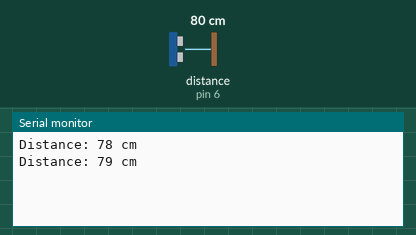
Simulated run of this sketch. Board: Arduino Uno, built with avr-gcc and run on an emulated ATmega328P. On the bench: the last lines printed to the serial monitor. Wiring (inferred from the names in the program): ultrasonic range finder: trigger pin 7; echo pin 6. Inputs (shaded band) come from the test bench; at power-on: distance to the obstacle (sensor on pin 6) 80 cm. The echo pulse lasts 58.3 µs per cm.

Above: at 1.8 s.
1.9 s: distance to the obstacle (sensor on pin 6) set to 2 cm
At 2.3 s:
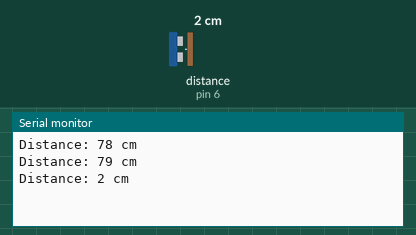
3.4 s: distance to the obstacle (sensor on pin 6) set to 4 cm
At 4.8 s:
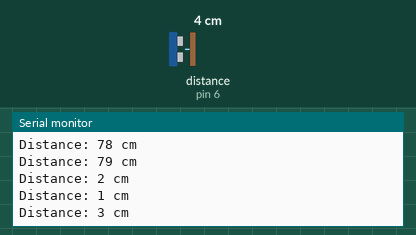
Timing chart, 0 to 6.4 s (numbered marks = the images above; inputs shaded):
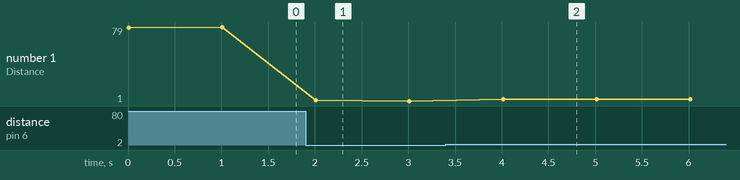

Measured:
- after the input at 1.9 s, the serial monitor: prints a new line after 0.11 s (image 1)
- after the input at 3.4 s, the serial monitor: prints a new line after 0.61 s (image 2)
- plotted number 1: 79 → 1 after the input at 1.9 s, 1 → 3 after the input at 3.4 s

The sketch:

sketch_feb15a.ino
```cpp
// Define pins for ultrasonic sensor
const int trigPin = 7;
const int echoPin = 6;

// Define variables for duration and distance
long duration;
int distance;

void setup() {
  // Initialize serial communication
  Serial.begin(9600);

  // Set trigPin as an output
  pinMode(trigPin, OUTPUT);

  // Set echoPin as an input
  pinMode(echoPin, INPUT);
}

void loop() {
  // Clear the trigPin
  digitalWrite(trigPin, LOW);
  delayMicroseconds(2);

  // Send a pulse to the sensor
  digitalWrite(trigPin, HIGH);
  delayMicroseconds(10);
  digitalWrite(trigPin, LOW);

  // Measure the duration of the pulse from echoPin
  duration = pulseIn(echoPin, HIGH);

  // Calculate the distance in centimeters
  distance = duration * 0.034 / 2;

  // Print the distance to the serial monitor
  Serial.print("Distance: ");
  Serial.print(distance);
  Serial.println(" cm");

  // Delay before next measurement
  delay(1000);
}
```
